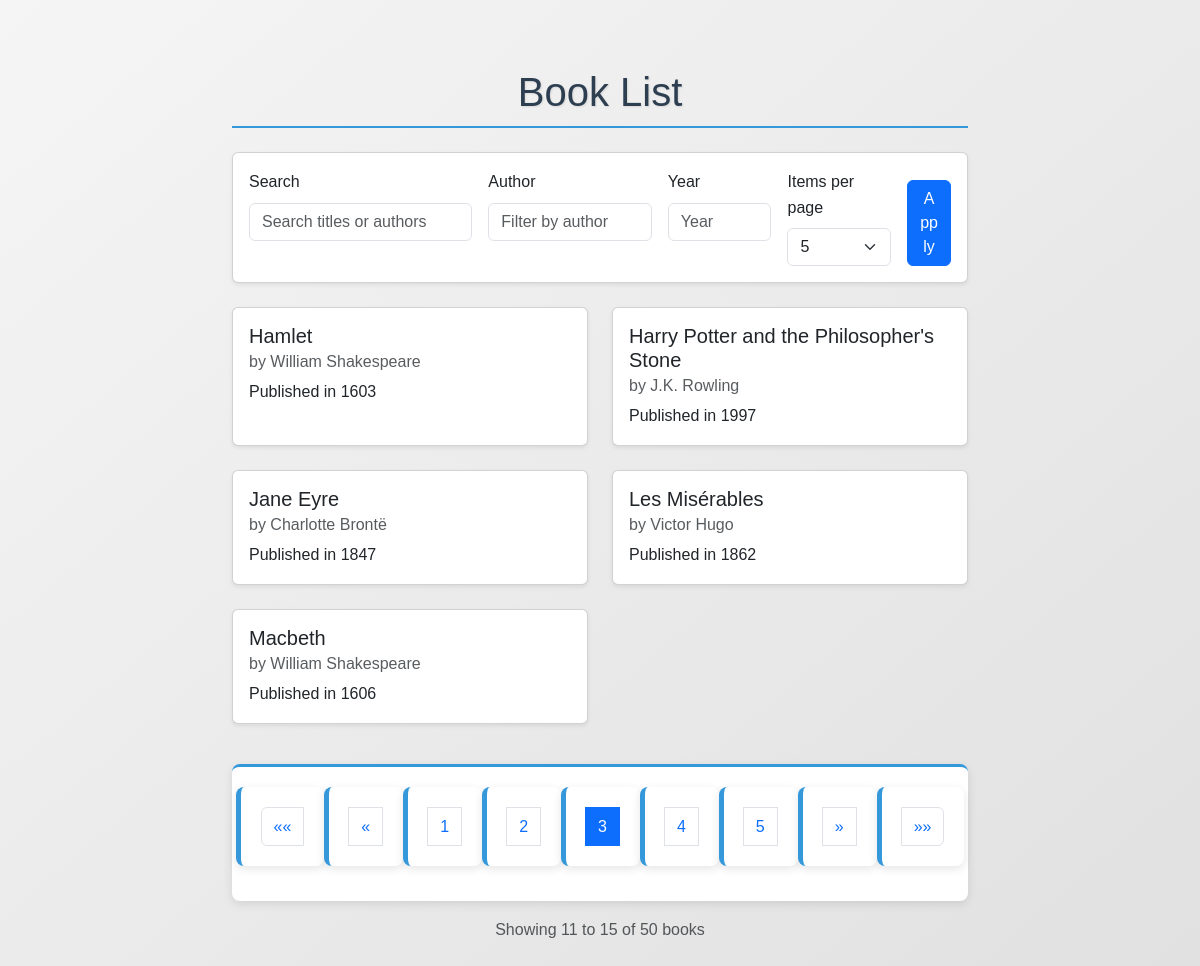
The page /books/?page=3&search=&author=&year=&per_page=5 on the database as committed earlier.
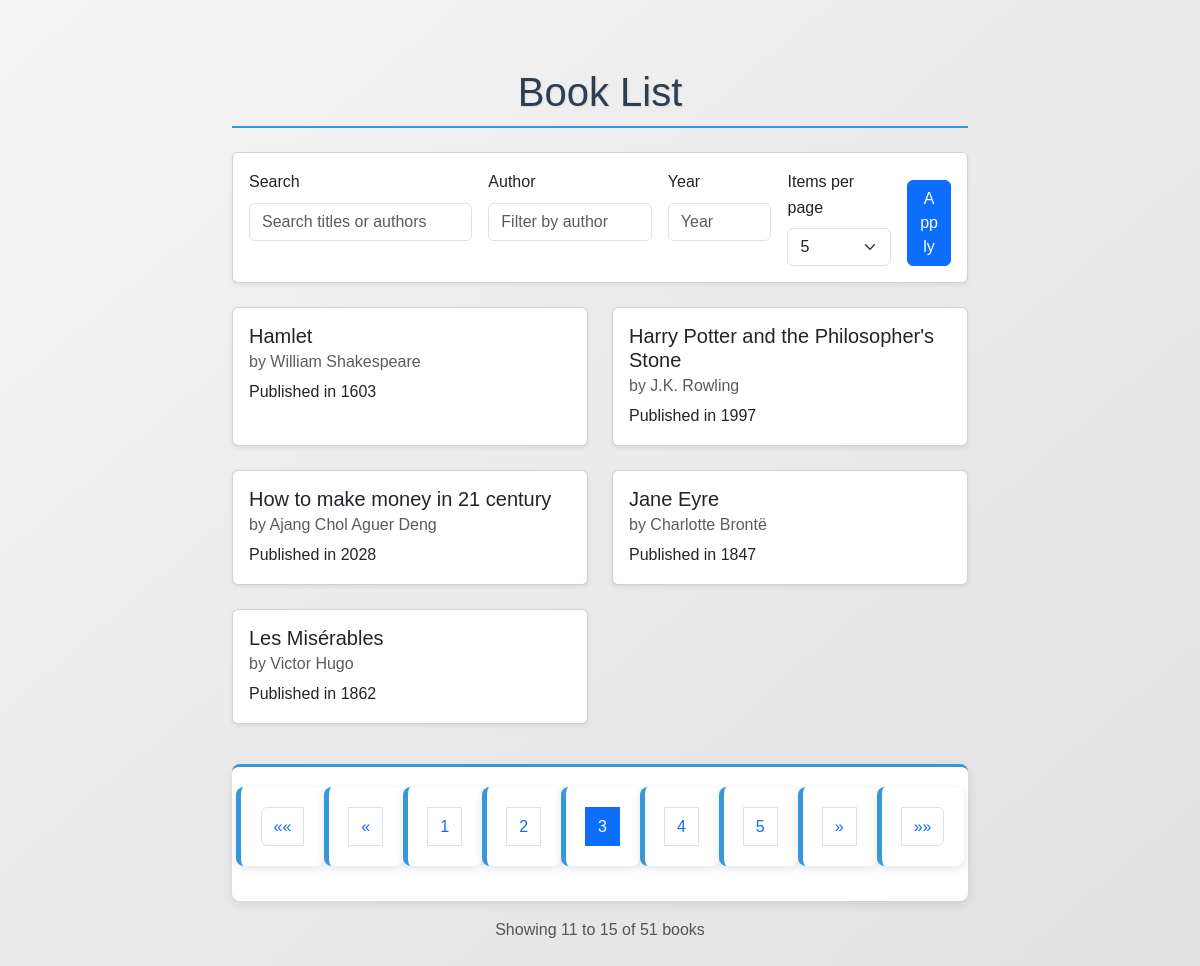
The same page on the database as committed later.
### books/models.py (models this page shows, shortened)
class Book(models.Model):
    title = models.CharField(max_length=200)
    author = models.CharField(max_length=100)
    published_year = models.IntegerField()

### books/views.py (the view)
# urls.py: path('books/', book_list, name='book_list'),
def book_list(request):
    search_query = request.GET.get('search', '')
    author_filter = request.GET.get('author', '')
    year_filter = request.GET.get('year', '')
    per_page = request.GET.get('per_page', 5)
    try:
        per_page = int(per_page)
    except ValueError:
        per_page = 5
    books = Book.objects.all().order_by('title')
    if search_query:
        books = books.filter(
            Q(title__icontains=search_query) |
            Q(author__icontains=search_query)
        )
    if author_filter:
        books = books.filter(author__icontains=author_filter)
    if year_filter:
        try:
            year = int(year_filter)
            books = books.filter(published_year=year)
        except ValueError:
            pass
    paginator = Paginator(books, per_page)
    page_number = request.GET.get('page')
    page_obj = paginator.get_page(page_number)
    context = {
        'page_obj': page_obj,
        'search_query': search_query,
        'author_filter': author_filter,
        'year_filter': year_filter,
        'per_page': per_page,
        'per_page_options': [5, 10, 20, 50],
    }
    return render(request, 'books/book_list.html', context)

### books/templates/books/book_list.html (shortened to what this page needs)
<!DOCTYPE html>
<html lang="en">
<head>
    {% load static %}
    <link href="https://cdn.jsdelivr.net/npm/bootstrap@5.3.0-alpha1/dist/css/bootstrap.min.css" rel="stylesheet">
    <link rel="stylesheet" href="{% static 'css/styles.css' %}">
</head>
<body class="bg-light">
    <div class="container py-5">
        <h1 class="text-center mb-4">Book List</h1>
        <div class="card mb-4 shadow-sm">
            <div class="card-body">
                <form method="get" class="row g-3">
                    <div class="col-md-4">
                        <label for="search" class="form-label">Search</label>
                        <input type="text" class="form-control" id="search" name="search"
                               value="{{ search_query }}" placeholder="Search titles or authors">
                    </div>
                    <div class="col-md-3">
                        <label for="author" class="form-label">Author</label>
                        <input type="text" class="form-control" id="author" name="author"
                               value="{{ author_filter }}" placeholder="Filter by author">
                    </div>
                    <div class="col-md-2">
                        <label for="year" class="form-label">Year</label>
                        <input type="number" class="form-control" id="year" name="year"
                               value="{{ year_filter }}" placeholder="Year">
                    </div>
                    <div class="col-md-2">
                        <label for="per_page" class="form-label">Items per page</label>
                        <select class="form-select" id="per_page" name="per_page">
                            {% for option in per_page_options %}
                                <option value="{{ option }}" {% if per_page == option %}selected{% endif %}>
                                    {{ option }}
                                </option>
                            {% endfor %}
                        </select>
                    </div>
                    <div class="col-md-1 d-flex align-items-end">
                        <button type="submit" class="btn btn-primary w-100">Apply</button>
                    </div>
                </form>
            </div>
        </div>
        <div class="row row-cols-1 row-cols-md-2 g-4 mb-4">
            {% for book in page_obj %}
                <div class="col">
                    <div class="card h-100 shadow-sm">
                        <div class="card-body">
                            <h5 class="card-title">{{ book.title }}</h5>
                            <h6 class="card-subtitle mb-2 text-muted">by {{ book.author }}</h6>
                            <p class="card-text">Published in {{ book.published_year }}</p>
                        </div>
                    </div>
                </div>
            {% empty %}
                <div class="col-12 text-center">
                    <p class="text-muted">No books found matching your criteria.</p>
                </div>
            {% endfor %}
        </div>
        {% if page_obj.paginator.num_pages > 1 %}
        <nav aria-label="Book pagination">
            <ul class="pagination justify-content-center">
                {% if page_obj.has_previous %}
                    <li class="page-item">
                        <a class="page-link" href="?page=1&search={{ search_query }}&author={{ author_filter }}&year={{ year_filter }}&per_page={{ per_page }}" aria-label="First">
                            <span aria-hidden="true">&laquo;&laquo;</span>
                        </a>
                    </li>
                    <li class="page-item">
                        <a class="page-link" href="?page={{ page_obj.previous_page_number }}&search={{ search_query }}&author={{ author_filter }}&year={{ year_filter }}&per_page={{ per_page }}" aria-label="Previous">
                            <span aria-hidden="true">&laquo;</span>
                        </a>
                    </li>
                {% endif %}
                {% for i in page_obj.paginator.page_range %}
                    {% if page_obj.number == i %}
                        <li class="page-item active"><a class="page-link" href="#">{{ i }}</a></li>
                    {% elif i > page_obj.number|add:'-3' and i < page_obj.number|add:'3' %}
                        <li class="page-item">
                            <a class="page-link" href="?page={{ i }}&search={{ search_query }}&author={{ author_filter }}&year={{ year_filter }}&per_page={{ per_page }}">{{ i }}</a>
                        </li>
                    {% endif %}
                {% endfor %}
                {% if page_obj.has_next %}
                    <li class="page-item">
                        <a class="page-link" href="?page={{ page_obj.next_page_number }}&search={{ search_query }}&author={{ author_filter }}&year={{ year_filter }}&per_page={{ per_page }}" aria-label="Next">
                            <span aria-hidden="true">&raquo;</span>
                        </a>
                    </li>
                    <li class="page-item">
                        <a class="page-link" href="?page={{ page_obj.paginator.num_pages }}&search={{ search_query }}&author={{ author_filter }}&year={{ year_filter }}&per_page={{ per_page }}" aria-label="Last">
                            <span aria-hidden="true">&raquo;&raquo;</span>
                        </a>
                    </li>
                {% endif %}
            </ul>
        </nav>
        {% endif %}
        <div class="text-center mt-3">
            <p class="text-muted">
                Showing {{ page_obj.start_index }} to {{ page_obj.end_index }} of
                {{ page_obj.paginator.count }} books
            </p>
        </div>
    </div>
</body>
</html>

### books/static/css/styles.css (style rules this page uses)
body { font-family: 'Arial', sans-serif; line-height: 1.6; color: #333; max-width: 800px; margin: 0 auto; padding: 20px; background-color: #f5f5f5; background-image: linear-gradient(to bottom right, #f5f5f5, #e0e0e0); min-height: 100vh; }
h1 { color: #2c3e50; text-align: center; margin-bottom: 30px; padding-bottom: 10px; border-bottom: 2px solid #3498db; text-shadow: 1px 1px 2px rgba(0,0,0,0.1); font-size: 2.5rem; }
ul { list-style-type: none; padding: 0; }
li { background-color: white; margin-bottom: 15px; padding: 20px; border-radius: 8px; box-shadow: 0 3px 10px rgba(0,0,0,0.1); transition: all 0.3s ease; border-left: 5px solid #3498db; }
li { position: relative; }
li::after { content: attr(title); position: absolute; top: 5px; right: 10px; font-size: 0.8rem; color: #7f8c8d; }
.pagination { margin-top: 40px; text-align: center; padding: 20px; background-color: white; border-radius: 8px; box-shadow: 0 3px 10px rgba(0,0,0,0.1); border-top: 3px solid #3498db; }

### books/templates/books/book_list.html (style rules this page uses)
.card { transition: transform 0.3s; }

Rows that differ between the two databases and show on the page:
no longer on this page (row unchanged): Book: title "Macbeth", author "William Shakespeare", published_year "1606"
added Book: title "How to make money in 21 century", author "Ajang Chol Aguer Deng", published_year "2028"
Other text that changed with them:
{{ page_obj.paginator.count }}: "50" → "51"
